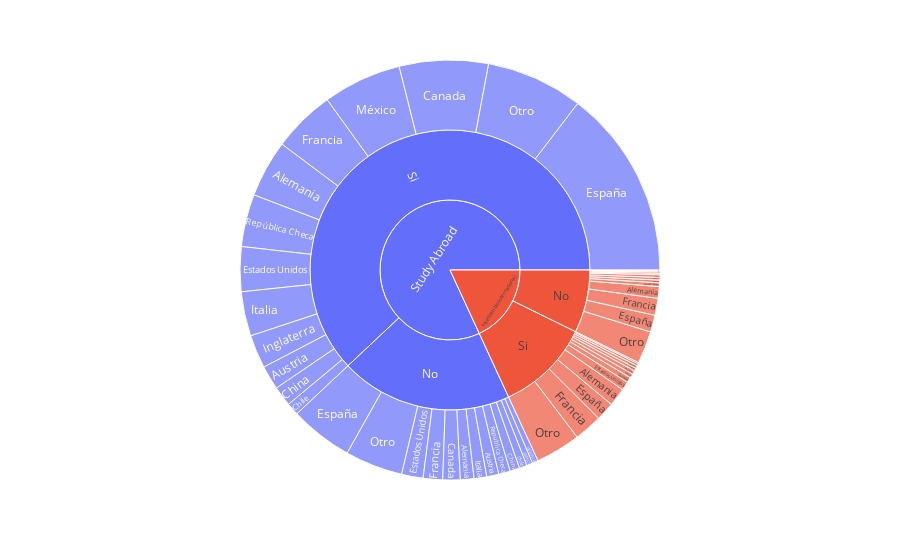

The notebook cell this image was saved under:
### Code cell
fig = px.sunburst(data_frame=df, path=['Intercambio Internacional', 'PrimeraOpcion', 'PaisAsignado'])
fig.show()

### Figure 1 — Plotly figure (JSON) as saved in the notebook; plotly's stock layout.template omitted (floating-point values rounded to 4 significant figures)
{"data": [{"branchvalues": "total", "domain": {"x": [0, 1], "y": [0, 1]}, "hovertemplate": "labels=%{label}<br>count=%{value}<br>parent=%{parent}<br>id=%{id}<extra></extra>", "ids": ["Intercambio Internacional/No/Alemania", "Study Abroad/No/Alemania", "Intercambio Internacional/Si/Alemania", "Study Abroad/Si/Alemania", "Intercambio Internacional/No/Austria", "Study Abroad/No/Austria", "Intercambio Internacional/Si/Austria", "Study Abroad/Si/Austria", "Intercambio Internacional/No/Canada", "Study Abroad/No/Canada", "Intercambio Internacional/Si/Canada", "Study Abroad/Si/Canada", "Intercambio Internacional/No/Chile", "Study Abroad/No/Chile", "Intercambio Internacional/Si/Chile", "Study Abroad/Si/Chile", "Intercambio Internacional/No/China", "Study Abroad/No/China", "Intercambio Internacional/Si/China", "Study Abroad/Si/China", "Intercambio Internacional/No/España", "Study Abroad/No/España", "Intercambio Internacional/Si/España", "Study Abroad/Si/España", "Intercambio Internacional/No/Estados Unidos", "Study Abroad/No/Estados Unidos", "Intercambio Internacional/Si/Estados Unidos", "Study Abroad/Si/Estados Unidos", "Intercambio Internacional/No/Francia", "Study Abroad/No/Francia", "Intercambio Internacional/Si/Francia", "Study Abroad/Si/Francia", "Intercambio Internacional/No/Inglaterra", "Study Abroad/No/Inglaterra", "Intercambio Internacional/Si/Inglaterra", "Study Abroad/Si/Inglaterra", "Intercambio Internacional/No/Italia", "Study Abroad/No/Italia", "Intercambio Internacional/Si/Italia", "Study Abroad/Si/Italia", "Study Abroad/No/México", "Study Abroad/Si/México", "Intercambio Internacional/No/Otro", "Study Abroad/No/Otro", "Intercambio Internacional/Si/Otro", "Study Abroad/Si/Otro", "Intercambio Internacional/No/República Checa", "Study Abroad/No/República Checa", "Intercambio Internacional/Si/República Checa", "Study Abroad/Si/República Checa", "Intercambio Internacional/No", "Study Abroad/No", "Intercambio Internacional/Si", "Study Abroad/Si", "Intercambio Internacional", "Study Abroad"], "labels": ["Alemania", "Alemania", "Alemania", "Alemania", "Austria", "Austria", "Austria", "Austria", "Canada", "Canada", "Canada", "Canada", "Chile", "Chile", "Chile", "Chile", "China", "China", "China", "China", "España", "España", "España", "España", "Estados Unidos", "Estados Unidos", "Estados Unidos", "Estados Unidos", "Francia", "Francia", "Francia", "Francia", "Inglaterra", "Inglaterra", "Inglaterra", "Inglaterra", "Italia", "Italia", "Italia", "Italia", "México", "México", "Otro", "Otro", "Otro", "Otro", "República Checa", "República Checa", "República Checa", "República Checa", "No", "No", "Si", "Si", "Intercambio Internacional", "Study Abroad"], "name": "", "parents": ["Intercambio Internacional/No", "Study Abroad/No", "Intercambio Internacional/Si", "Study Abroad/Si", "Intercambio Internacional/No", "Study Abroad/No", "Intercambio Internacional/Si", "Study Abroad/Si", "Intercambio Internacional/No", "Study Abroad/No", "Intercambio Internacional/Si", "Study Abroad/Si", "Intercambio Internacional/No", "Study Abroad/No", "Intercambio Internacional/Si", "Study Abroad/Si", "Intercambio Internacional/No", "Study Abroad/No", "Intercambio Internacional/Si", "Study Abroad/Si", "Intercambio Internacional/No", "Study Abroad/No", "Intercambio Internacional/Si", "Study Abroad/Si", "Intercambio Internacional/No", "Study Abroad/No", "Intercambio Internacional/Si", "Study Abroad/Si", "Intercambio Internacional/No", "Study Abroad/No", "Intercambio Internacional/Si", "Study Abroad/Si", "Intercambio Internacional/No", "Study Abroad/No", "Intercambio Internacional/Si", "Study Abroad/Si", "Intercambio Internacional/No", "Study Abroad/No", "Intercambio Internacional/Si", "Study Abroad/Si", "Study Abroad/No", "Study Abroad/Si", "Intercambio Internacional/No", "Study Abroad/No", "Intercambio Internacional/Si", "Study Abroad/Si", "Intercambio Internacional/No", "Study Abroad/No", "Intercambio Internacional/Si", "Study Abroad/Si", "Intercambio Internacional", "Study Abroad", "Intercambio Internacional", "Study Abroad", "", ""], "type": "sunburst", "values": [430, 500, 672, 2108, 97, 447, 140, 887, 101, 640, 197, 3275, 97, 285, 150, 458, 52, 356, 105, 735, 624, 2323, 684, 6981, 136, 790, 321, 1648, 624, 717, 1035, 2308, 53, 217, 100, 1232, 41, 465, 81, 1636, 221, 2893, 1192, 2127, 1662, 3573, 26, 426, 49, 1931, 3473, 9514, 5196, 29665, 8669, 39179]}], "layout": {"legend": {"tracegroupgap": 0}, "margin": {"t": 60}}}
